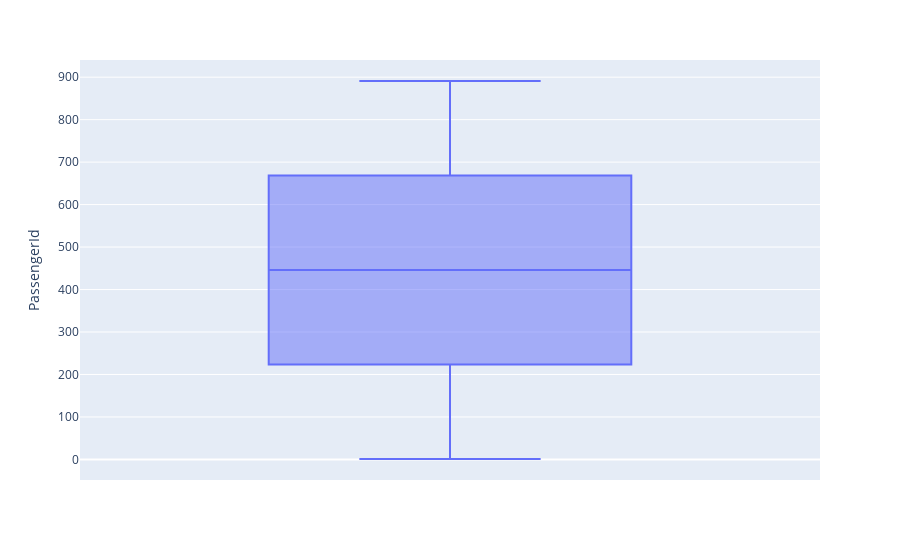
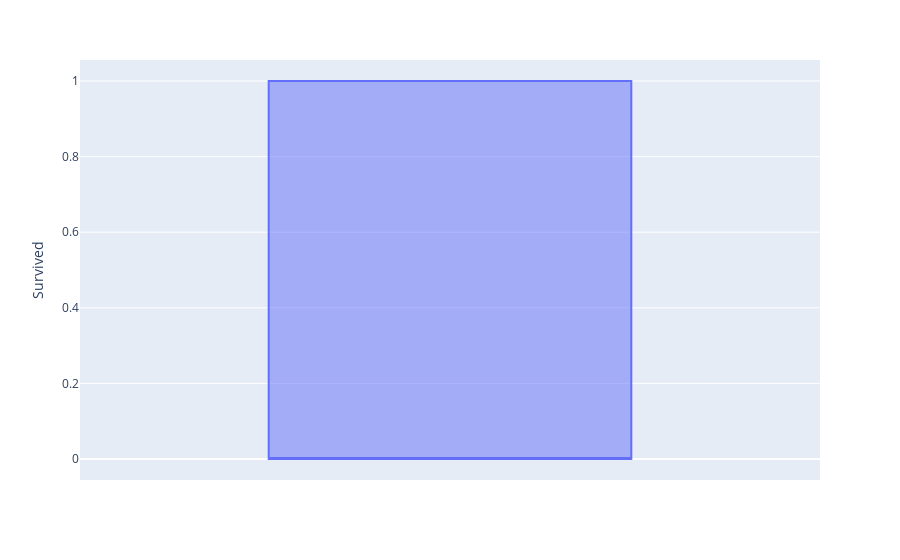
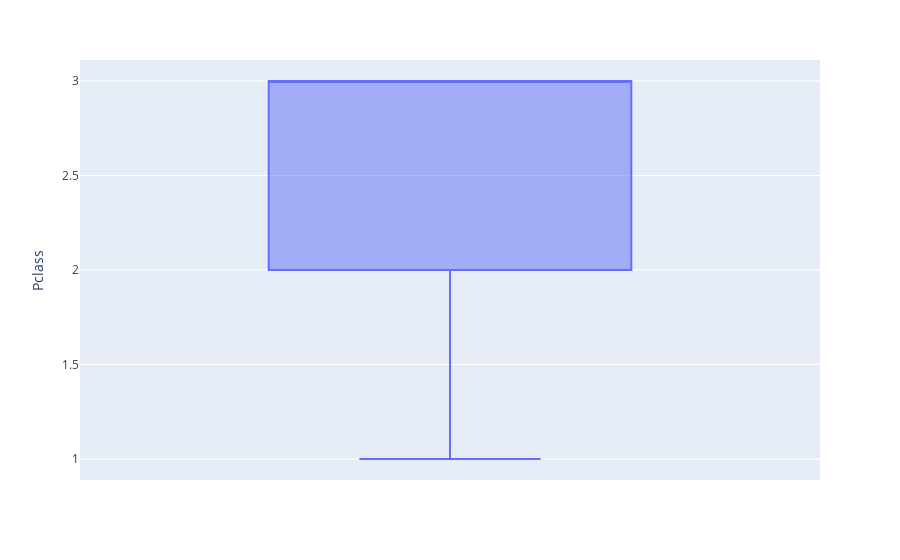
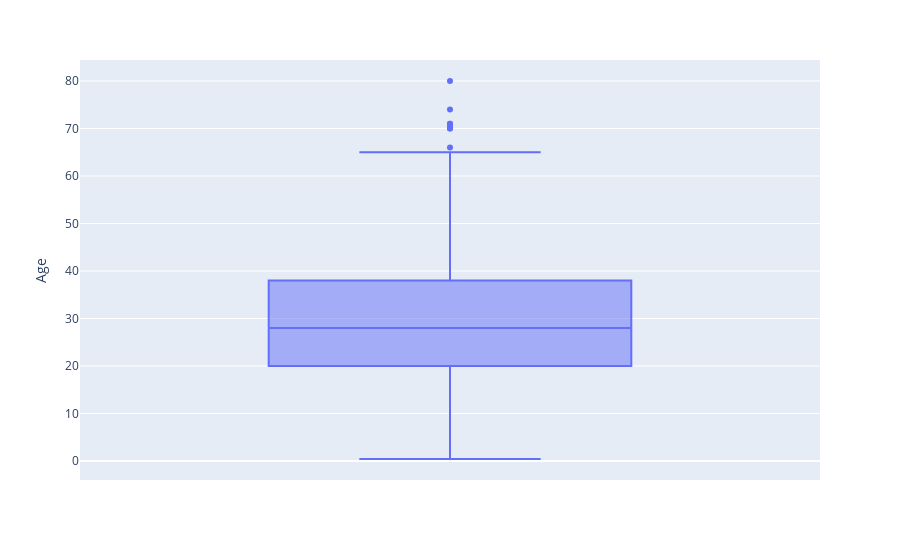

The code cell stored with these charts, in order, in its notebook:
### Code cell
float_merged_df=merged_df.select_dtypes(include=['float64','int64']).columns
for col in float_merged_df:
    fig = px.box(float_merged_df, y=merged_df[col])
    fig.update_layout(yaxis_title=col)
    fig.show()

### Figure 1 — Plotly figure (JSON) as saved in the notebook; plotly's stock layout.template omitted (floating-point values rounded to 4 significant figures; data arrays with more than 128 entries replaced by an {"elided": "..."} marker saying what was removed)
{"data": [{"alignmentgroup": "True", "hovertemplate": "y=%{y}<extra></extra>", "legendgroup": "", "marker": {"color": "#636efa"}, "name": "", "notched": false, "offsetgroup": "", "orientation": "v", "showlegend": false, "type": "box", "x0": " ", "xaxis": "x", "y": {"elided": "891 int values"}, "y0": " ", "yaxis": "y"}], "layout": {"boxmode": "group", "legend": {"tracegroupgap": 0}, "margin": {"t": 60}, "xaxis": {"anchor": "y", "domain": [0, 1]}, "yaxis": {"anchor": "x", "domain": [0, 1], "title": {"text": "PassengerId"}}}}

### Figure 2 — Plotly figure (JSON) as saved in the notebook; plotly's stock layout.template omitted (floating-point values rounded to 4 significant figures; data arrays with more than 128 entries replaced by an {"elided": "..."} marker saying what was removed)
{"data": [{"alignmentgroup": "True", "hovertemplate": "y=%{y}<extra></extra>", "legendgroup": "", "marker": {"color": "#636efa"}, "name": "", "notched": false, "offsetgroup": "", "orientation": "v", "showlegend": false, "type": "box", "x0": " ", "xaxis": "x", "y": {"elided": "891 int values"}, "y0": " ", "yaxis": "y"}], "layout": {"boxmode": "group", "legend": {"tracegroupgap": 0}, "margin": {"t": 60}, "xaxis": {"anchor": "y", "domain": [0, 1]}, "yaxis": {"anchor": "x", "domain": [0, 1], "title": {"text": "Survived"}}}}

### Figure 3 — Plotly figure (JSON) as saved in the notebook; plotly's stock layout.template omitted (floating-point values rounded to 4 significant figures; data arrays with more than 128 entries replaced by an {"elided": "..."} marker saying what was removed)
{"data": [{"alignmentgroup": "True", "hovertemplate": "y=%{y}<extra></extra>", "legendgroup": "", "marker": {"color": "#636efa"}, "name": "", "notched": false, "offsetgroup": "", "orientation": "v", "showlegend": false, "type": "box", "x0": " ", "xaxis": "x", "y": {"elided": "891 int values"}, "y0": " ", "yaxis": "y"}], "layout": {"boxmode": "group", "legend": {"tracegroupgap": 0}, "margin": {"t": 60}, "xaxis": {"anchor": "y", "domain": [0, 1]}, "yaxis": {"anchor": "x", "domain": [0, 1], "title": {"text": "Pclass"}}}}

### Figure 4 — Plotly figure (JSON) as saved in the notebook; plotly's stock layout.template omitted (floating-point values rounded to 4 significant figures; data arrays with more than 128 entries replaced by an {"elided": "..."} marker saying what was removed)
{"data": [{"alignmentgroup": "True", "hovertemplate": "y=%{y}<extra></extra>", "legendgroup": "", "marker": {"color": "#636efa"}, "name": "", "notched": false, "offsetgroup": "", "orientation": "v", "showlegend": false, "type": "box", "x0": " ", "xaxis": "x", "y": {"elided": "891 float values"}, "y0": " ", "yaxis": "y"}], "layout": {"boxmode": "group", "legend": {"tracegroupgap": 0}, "margin": {"t": 60}, "xaxis": {"anchor": "y", "domain": [0, 1]}, "yaxis": {"anchor": "x", "domain": [0, 1], "title": {"text": "Age"}}}}
